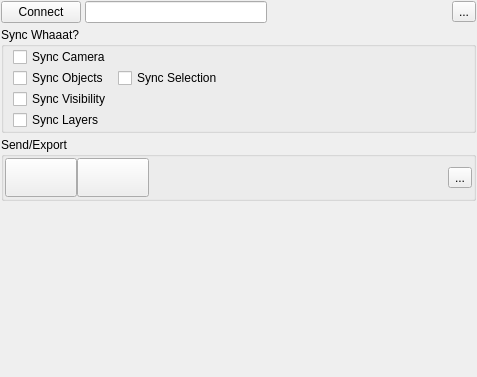
<?xml version="1.0" encoding="UTF-8"?>
<ui version="4.0">
 <class>m2uMainForm</class>
 <widget class="QWidget" name="m2uMainForm">
  <property name="geometry">
   <rect>
    <x>0</x>
    <y>0</y>
    <width>477</width>
    <height>377</height>
   </rect>
  </property>
  <property name="windowTitle">
   <string>Form</string>
  </property>
  <property name="windowIcon">
   <iconset>
    <normaloff>:/icons/m2uIcon32.png</normaloff>:/icons/m2uIcon32.png</iconset>
  </property>
  <layout class="QVBoxLayout" name="verticalLayout">
   <property name="spacing">
    <number>4</number>
   </property>
   <property name="margin">
    <number>1</number>
   </property>
   <item>
    <layout class="QHBoxLayout" name="topRow">
     <item>
      <widget class="QPushButton" name="connectBtn">
       <property name="text">
        <string>Connect</string>
       </property>
      </widget>
     </item>
     <item>
      <widget class="QLineEdit" name="ipEdit"/>
     </item>
     <item>
      <spacer name="horizontalSpacer_2">
       <property name="orientation">
        <enum>Qt::Horizontal</enum>
       </property>
       <property name="sizeHint" stdset="0">
        <size>
         <width>40</width>
         <height>20</height>
        </size>
       </property>
      </spacer>
     </item>
     <item>
      <widget class="QToolButton" name="settingsBtn">
       <property name="sizePolicy">
        <sizepolicy hsizetype="Maximum" vsizetype="Maximum">
         <horstretch>0</horstretch>
         <verstretch>0</verstretch>
        </sizepolicy>
       </property>
       <property name="text">
        <string>...</string>
       </property>
       <property name="icon">
        <iconset>
         <normaloff>:/btn/icoSettings.png</normaloff>:/btn/icoSettings.png</iconset>
       </property>
       <property name="iconSize">
        <size>
         <width>16</width>
         <height>16</height>
        </size>
       </property>
      </widget>
     </item>
    </layout>
   </item>
   <item>
    <widget class="QGroupBox" name="syncOptionsGrp">
     <property name="title">
      <string>Sync Whaaat?</string>
     </property>
     <layout class="QGridLayout" name="gridLayout">
      <property name="topMargin">
       <number>0</number>
      </property>
      <property name="bottomMargin">
       <number>0</number>
      </property>
      <property name="horizontalSpacing">
       <number>-1</number>
      </property>
      <property name="verticalSpacing">
       <number>1</number>
      </property>
      <item row="2" column="1">
       <widget class="QCheckBox" name="syncVisibilityChkbx">
        <property name="text">
         <string>Sync Visibility</string>
        </property>
       </widget>
      </item>
      <item row="3" column="1">
       <widget class="QCheckBox" name="syncLayersChkbx">
        <property name="text">
         <string>Sync Layers</string>
        </property>
       </widget>
      </item>
      <item row="1" column="2">
       <widget class="QCheckBox" name="syncSelectionChkbx">
        <property name="text">
         <string>Sync Selection</string>
        </property>
       </widget>
      </item>
      <item row="0" column="3">
       <spacer name="horizontalSpacer_3">
        <property name="orientation">
         <enum>Qt::Horizontal</enum>
        </property>
        <property name="sizeHint" stdset="0">
         <size>
          <width>40</width>
          <height>20</height>
         </size>
        </property>
       </spacer>
      </item>
      <item row="1" column="1">
       <widget class="QCheckBox" name="syncObjectsChkbx">
        <property name="text">
         <string>Sync Objects</string>
        </property>
       </widget>
      </item>
      <item row="0" column="1">
       <widget class="QCheckBox" name="syncCameraChkbx">
        <property name="text">
         <string>Sync Camera</string>
        </property>
       </widget>
      </item>
     </layout>
    </widget>
   </item>
   <item>
    <widget class="QGroupBox" name="sendGrp">
     <property name="title">
      <string>Send/Export</string>
     </property>
     <layout class="QHBoxLayout" name="horizontalLayout">
      <property name="spacing">
       <number>0</number>
      </property>
      <property name="margin">
       <number>1</number>
      </property>
      <item>
       <widget class="QToolButton" name="sendSelToEdBtn">
        <property name="sizePolicy">
         <sizepolicy hsizetype="Maximum" vsizetype="Maximum">
          <horstretch>0</horstretch>
          <verstretch>0</verstretch>
         </sizepolicy>
        </property>
        <property name="text">
         <string/>
        </property>
        <property name="icon">
         <iconset resource="m2uResources.qrc">
          <normaloff>:/icons/res/m2uIcon128.png</normaloff>:/icons/res/m2uIcon128.png</iconset>
        </property>
        <property name="iconSize">
         <size>
          <width>64</width>
          <height>32</height>
         </size>
        </property>
       </widget>
      </item>
      <item>
       <widget class="QToolButton" name="toolButton_2">
        <property name="sizePolicy">
         <sizepolicy hsizetype="Maximum" vsizetype="Maximum">
          <horstretch>0</horstretch>
          <verstretch>0</verstretch>
         </sizepolicy>
        </property>
        <property name="text">
         <string/>
        </property>
        <property name="icon">
         <iconset>
          <normaloff>:/icons/m2uIcon128.png</normaloff>:/icons/m2uIcon128.png</iconset>
        </property>
        <property name="iconSize">
         <size>
          <width>64</width>
          <height>32</height>
         </size>
        </property>
       </widget>
      </item>
      <item>
       <spacer name="horizontalSpacer">
        <property name="orientation">
         <enum>Qt::Horizontal</enum>
        </property>
        <property name="sizeHint" stdset="0">
         <size>
          <width>40</width>
          <height>20</height>
         </size>
        </property>
       </spacer>
      </item>
      <item>
       <widget class="QToolButton" name="toolButton_3">
        <property name="sizePolicy">
         <sizepolicy hsizetype="Maximum" vsizetype="Maximum">
          <horstretch>0</horstretch>
          <verstretch>0</verstretch>
         </sizepolicy>
        </property>
        <property name="text">
         <string>...</string>
        </property>
        <property name="icon">
         <iconset>
          <normaloff>:/btn/icoSettings.png</normaloff>:/btn/icoSettings.png</iconset>
        </property>
        <property name="iconSize">
         <size>
          <width>32</width>
          <height>32</height>
         </size>
        </property>
       </widget>
      </item>
     </layout>
    </widget>
   </item>
   <item>
    <spacer name="verticalSpacer">
     <property name="orientation">
      <enum>Qt::Vertical</enum>
     </property>
     <property name="sizeHint" stdset="0">
      <size>
       <width>20</width>
       <height>40</height>
      </size>
     </property>
    </spacer>
   </item>
  </layout>
 </widget>
 <resources>
  <include location="m2uResources.qrc"/>
 </resources>
 <connections/>
</ui>
